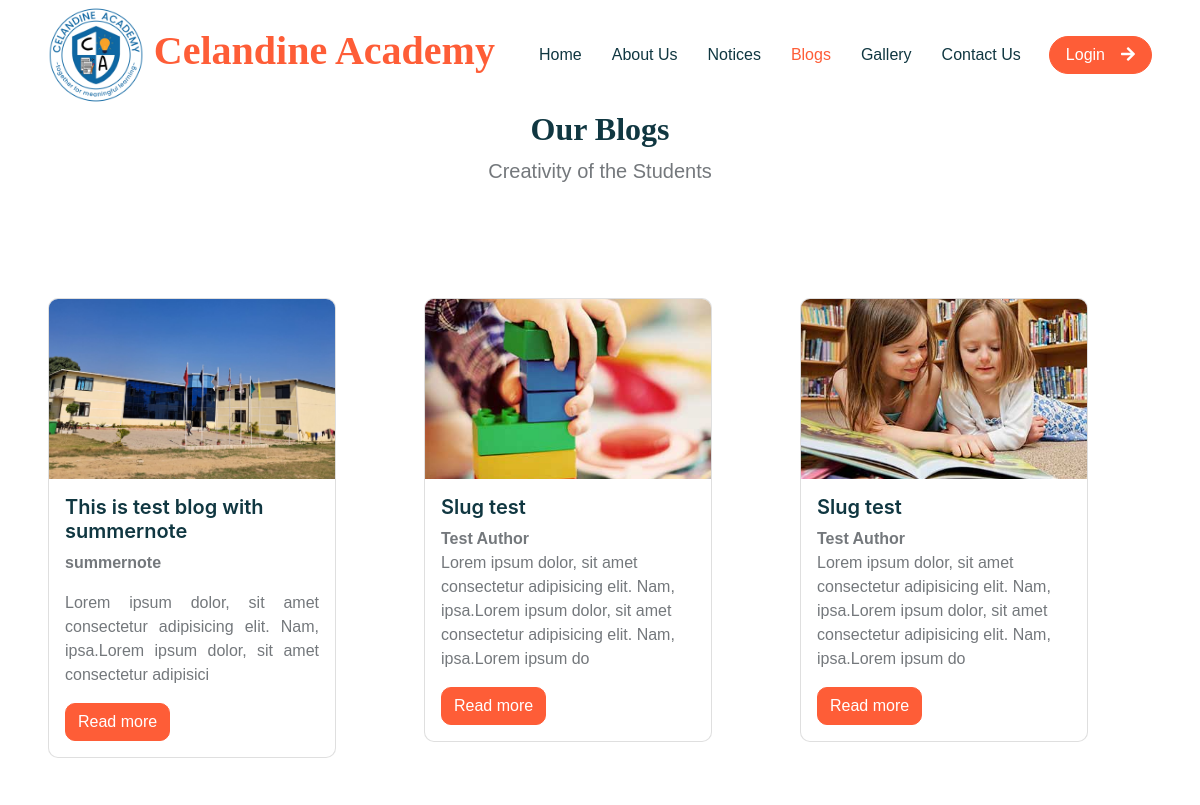
/blogs/ (upper part), run on an earlier commit of the app's database.
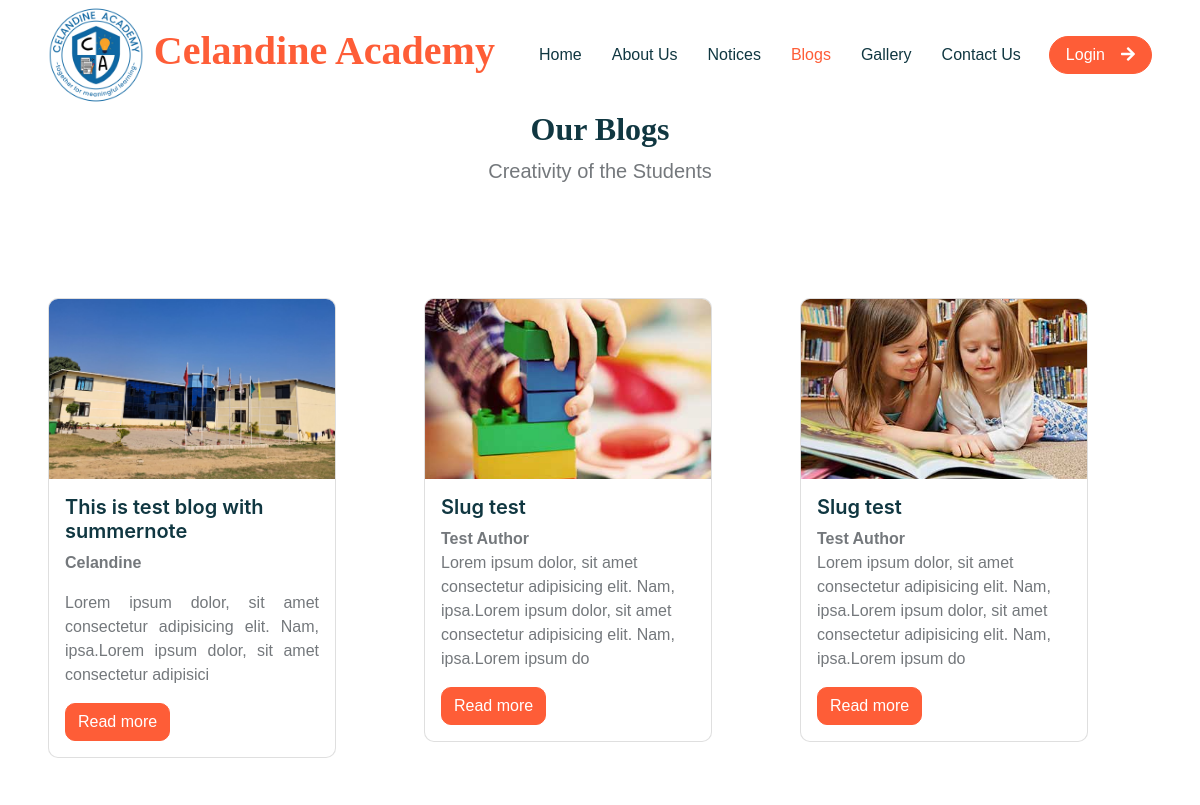
And on a later commit of the database.
### base/models.py (models this page shows, shortened)
class SchoolSetup(models.Model):
    data_set = models.CharField(max_length=255)
    logo = models.ImageField(upload_to="uploads/logos")
    school_name = models.CharField(max_length=255)
    address = models.CharField(max_length=255)
    contact = models.CharField(max_length=255)
    email = models.EmailField(max_length=255)
    opening_hours = models.CharField(max_length=255)
    map_url = models.URLField(null=True, blank=True)
    created_at = models.DateTimeField(auto_now_add=True)
    class Meta:
        verbose_name_plural = "01. School Setup"

class Blog(models.Model):
    title = models.CharField(max_length=255)
    slug = models.SlugField(max_length=255, unique=True, blank=True, null=True)
    sub_title = models.CharField(max_length=255, blank=True, null=True)
    author = models.CharField(max_length=255)
    content = models.TextField()
    image = models.ImageField(upload_to="uploads/blogs_images/")
    created_at = models.DateTimeField(auto_now_add=True)
    class Meta:
        verbose_name_plural = ("11. Blogs")
        ordering = ['-created_at']

### base/views.py (the view)
# urls.py: path('blogs/', views.blogs, name='blogs'),
def blogs(request):
    blogs = Blog.objects.all()
    page = request.GET.get('page')
    paginator = Paginator(blogs, 12)
    try:
        blogs = paginator.page(page)
    except PageNotAnInteger:
        blogs = paginator.page(1)
    except EmptyPage:
        blogs = paginator.page(paginator.num_pages)
    context = {'blogs':blogs}
    return render (request, 'blogs.html', context)

### base/context_processors.py (called while the page is built)
def blog_data(request):
    blogs = Blog.objects.all()
    return {'blogdata': blogs}

def calendar_data(request):
    calendars = Calendar.objects.all().order_by('-is_default')
    return {'calendardata': calendars}

def custom_data(request):
    if SchoolSetup.objects.all().exists():
        setup = SchoolSetup.objects.all().order_by('-created_at')
        data = setup[0]
        return {'data': data}
    else:
        data=None
        return {'data': data}

def social_data(request):
    if Socials.objects.all().exists():
        social = Socials.objects.all().order_by('-created_at')
        sodata = social[0]
        return {'sodata': sodata}
    else:
        sodata=None
        return {'sodata': sodata}

def vision_data(request):
    if Vision.objects.all().exists():
        vision = Vision.objects.all().order_by('-created_at')
        vdata = vision[0]
        return {'vdata': vdata}
    else:
        vdata = None
        return {'vdata': vdata}

def mission_data(request):
    if Mission.objects.all().exists():
        mission = Mission.objects.all().order_by('-created_at')
        mdata = mission[0]
        return {'mdata': mdata}
    else:
        mdata = None
        return {'mdata': mdata}

def message_data(request):
    msgdata = MessageFrom.objects.all()
    return {'message_data': msgdata}

def team_data(request):
    team = TeamMember.objects.all()
    return {'tdata': team}

def faq(request):
    faq = Faqs.objects.all()
    return {'fdata': faq}

def courses(request):
    courses = Courses.objects.all()
    return {'cdata': courses}

def testimonial(request):
    tmsg = Testimonial.objects.all()
    return {'tedata': tmsg}

def popup(request):
    modal = PopupMessage.objects.all()
    return {'pdata': modal}

### templates/blogs.html (shortened to what this page needs)
{% extends 'main.html' %}
{% load static %}
{% block content %}
<div class="container-xxl bg-white p-0">
    <div class="row">
        <div class="col text-center">
            <h2>Our Blogs</h2>
            <p class="lead">Creativity of the Students</p>
        </div>
    </div>
    <div class="row mt-5 p-5">
        {% for blog in blogs %}
        <div class="col mb-5">
            <div class="card" style="width: 18rem;">
                <img src="{{blog.image.url}}" class="card-img-top fixed-size-image" alt="...">
                <div class="card-body">
                    <a href="{% url 'blog' blog.slug %}">
                        <h5 class="card-title">{{blog.title|capfirst }}</h5>
                    </a>
                    <b>{{blog.author}}</b>
                    <p class="card-text">{{blog.content|safe | slice:"150"}}</p>
                    <a href="{% url 'blog' blog.slug %}" class="btn btn-primary">Read more</a>
                </div>
            </div>
        </div>
        {% endfor %}
    </div>
</div>
{% endblock %}

### templates/main.html (shortened to what this page needs)
<!DOCTYPE html>
{% load static %}
<html lang="en">
<head>
    <link href="https://cdnjs.cloudflare.com/ajax/libs/font-awesome/5.10.0/css/all.min.css" rel="stylesheet">
    <link href="https://cdn.jsdelivr.net/npm/bootstrap-icons@1.4.1/font/bootstrap-icons.css" rel="stylesheet">
    <link href="{% static 'lib/animate/animate.min.css' %}" rel="stylesheet">
    <link href="{% static 'lib/owlcarousel/assets/owl.carousel.min.css' %}" rel="stylesheet">
    <link href="{% static 'css/bootstrap.min.css' %}" rel="stylesheet">
    <link href="../static/css/style.css" rel="stylesheet">
</head>
<body>
    {% include 'header.html'%}
    {% block content %}
    {% endblock %}
</body>
</html>

### templates/header.html (shortened to what this page needs)
{% block content %}
<div class="container-xxl bg-white p-0">
    <nav class="navbar navbar-expand-lg bg-white navbar-light sticky-top px-4 px-lg-5 py-lg-0">
        <a href="{% url 'home' %}" class="navbar-brand">
            <h1 class="m-0 text-primary">
                <img src="{{data.logo.url}}" class="" alt="" height="100px">
                {{data.school_name}}
            </h1>
        </a>
        <div class="collapse navbar-collapse" id="navbarCollapse">
            <div class="navbar-nav mx-auto">
                {% with url_name=request.resolver_match.url_name %}
                <a href="{% url 'home' %}"
                    class="nav-item nav-link {% if url_name == 'home' %}active{% endif %}">Home</a>
                <a href="{% url 'about' %}"
                    class="nav-item nav-link {% if url_name == 'about' %}active{% endif %}">About Us</a>
                <a href="{% url 'notice' %}"
                    class="nav-item nav-link {% if url_name == 'notice' %}active{% endif %}">Notices</a>
                <a href="{% url 'blogs' %}"
                    class="nav-item nav-link {% if url_name == 'blogs' %}active{% endif %}">Blogs</a>
                <a href="{% url 'gallery' %}"
                    class="nav-item nav-link {% if url_name == 'gallery' %}active{% endif %}">Gallery</a>
                <a href="{% url 'contact' %}"
                    class="nav-item nav-link {% if url_name == 'contact' %}active{% endif %}">Contact Us</a>
                {% endwith %}
            </div>
            {% if request.user.is_authenticated %}
            <a href="{% url 'logout' %}" class="btn btn-primary rounded-pill px-3 d-none d-lg-block">Logout<i
                    class="fa fa-arrow-down ms-3"></i></a>
            {% else %}
            <a href="{% url 'login' %}" class="btn btn-primary rounded-pill px-3 d-none d-lg-block">Login<i
                    class="fa fa-arrow-right ms-3"></i></a>
            {% endif %}
        </div>
    </nav>
</div>
{% endblock %}

### static/css/style.css (style rules this page uses)
:root { --primary: #FE5D37; --light: #FFF5F3; --dark: #103741; }
.btn { font-weight: 500; transition: .5s; }
.btn.btn-primary { color: #FFFFFF; }
h1, h2, h3, h4, .h1, .h2, .h3, .h4, .display-1, .display-2, .display-3, .display-4, .display-5, .display-6 { font-family: 'Lobster Two'; font-weight: 700; }
h5, h6, .h5, .h6 { font-weight: 600; }
.navbar .navbar-nav .nav-link { padding: 30px 15px; color: var(--dark); font-weight: 500; outline: none; }
.navbar .navbar-nav .nav-link:hover, .navbar .navbar-nav .nav-link.active { color: var(--primary); }
.navbar.sticky-top { top: -100px; transition: .5s; }

### templates/blogs.html (style rules this page uses)
.fixed-size-image { width: 286px; height: 180px; object-fit: cover; }

What changed in the data, as far as the page shows it:
changed Blog "This is test blog with summernote": author "summernote" → "Celandine"
